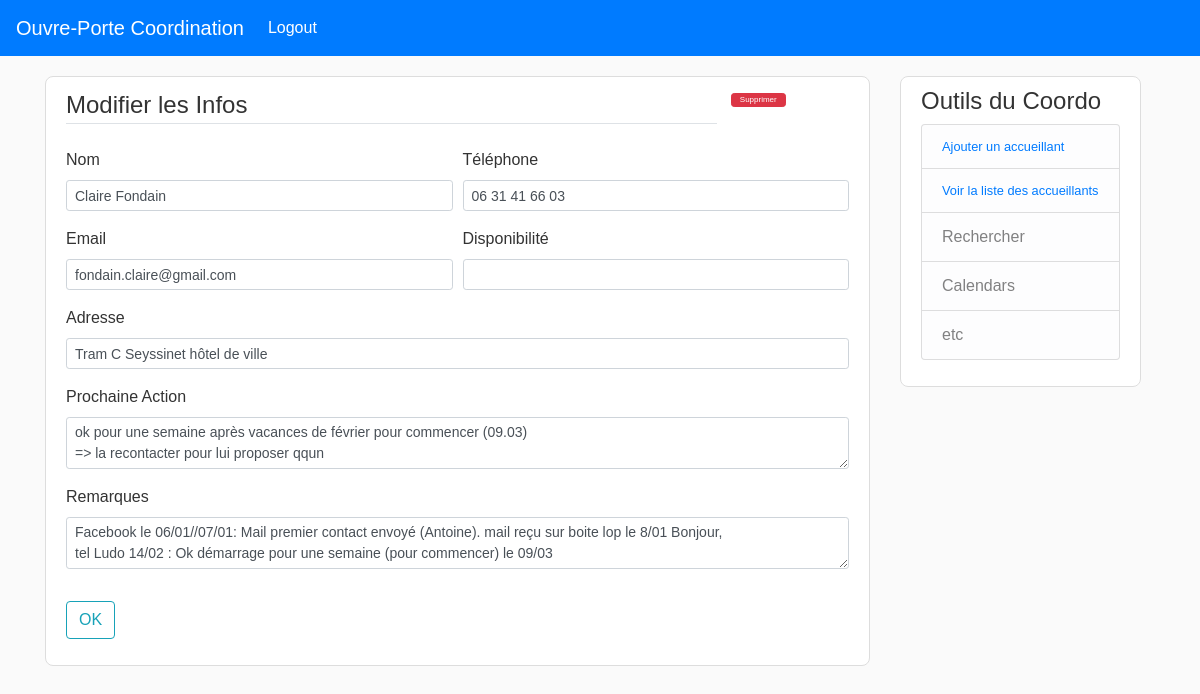
/accueillant/1 (signed in), run on an earlier commit of the app's database.
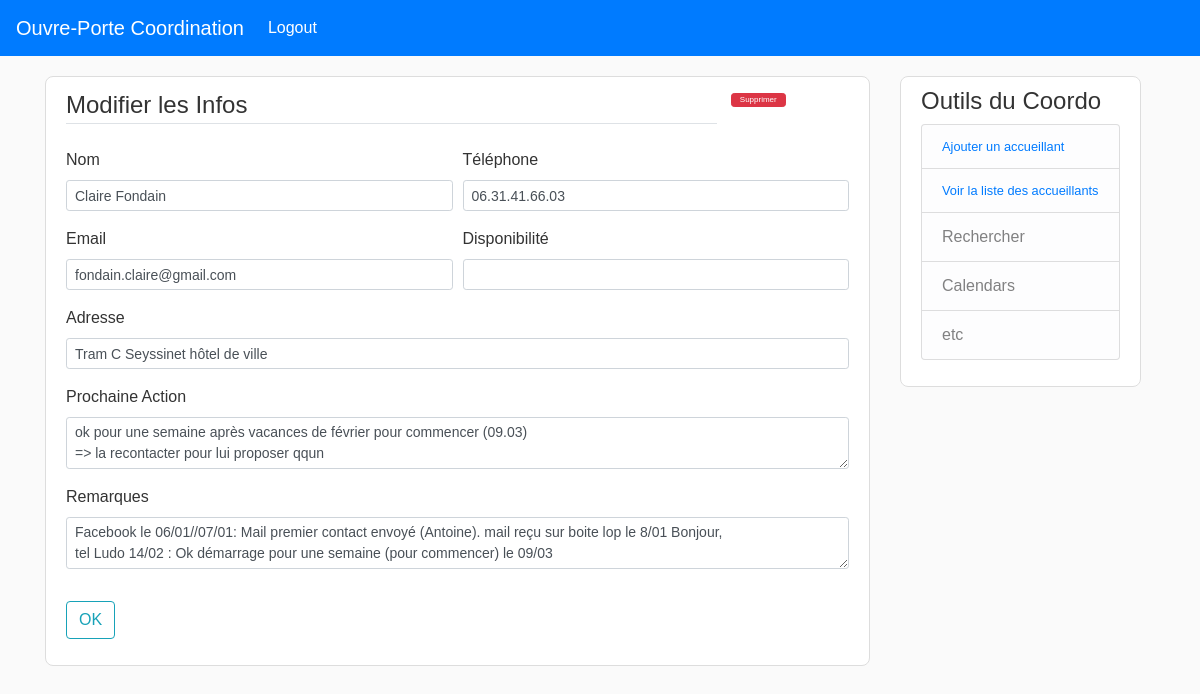
And on a later commit of the database.
### flask_app/models.py (models this page shows, shortened)
class Accueillant(db.Model):
    id = db.Column(db.Integer, primary_key=True)
    disponibilite = db.Column(db.String(120), unique=False, nullable=True)
    nom = db.Column(db.String(120), unique=True, nullable=False)
    tel = db.Column(db.String(120), unique=False, nullable=True)
    adresse = db.Column(db.String(120), unique=False, nullable=True)
    email = db.Column(db.String(120), unique=False, nullable=True)
    next_action = db.Column(db.Text, unique=False, nullable=True)
    remarques = db.Column(db.Text, unique=False, nullable=True)

### flask_app/routes.py (the view)
@app.route('/accueillant/<int:acc_id>', methods=['GET', 'POST'])
@login_required
def update_accueillant(acc_id):
    acc = Accueillant.query.get_or_404(acc_id)
    form = AccueillantInfoForm()
    if form.validate_on_submit():
        acc.nom = form.nom.data
        acc.tel = form.tel.data
        acc.adresse = form.adresse.data
        acc.email = form.email.data
        acc.next_action = form.next_action.data
        acc.remarques = form.remarques.data
        db.session.commit()
        return redirect(url_for('liste_accueillants'))
    elif request.method == 'GET':
        form.nom.data = acc.nom
        form.tel.data = acc.tel
        form.adresse.data = acc.adresse
        form.email.data = acc.email
        form.next_action.data = acc.next_action
        form.remarques.data = acc.remarques
    return render_template('accueillant_infos.html',
                           title='create_modif_accueillant',
                           legend='Modifier les Infos',
                           form=form,
                           accueillant=acc)

### flask_app/forms.py
class AccueillantInfoForm(FlaskForm):
    disponibilite = StringField('Disponibilité')
    nom = StringField('Nom', validators=[DataRequired()])
    tel = StringField('Téléphone')
    adresse = StringField('Adresse')
    email = StringField('Email')
    next_action = TextAreaField('Prochaine Action')
    remarques = TextAreaField('Remarques')
    submit = SubmitField("OK")

### flask_app/models.py (called while the page is built)
@login_manager.user_loader
def load_coordinateur(coordo_id):
    return Coordinateur.query.get(int(coordo_id))

### flask_app/templates/accueillant_infos.html (shortened to what this page needs)
{% extends "layout.html" %}
{% block content %}
<div class="content-section">
    <form method="POST" action="">
        <fieldset class="form-group">
            <div class="form-row">
                <div class="col-10">
                    <legend class="border-bottom mb-4"> {{ legend }}</legend>
                </div>
                {% if accueillant %}
                <div class="col-2">
                    <button type="button" class="btn btn-danger btn-sm m-1 py-0" style="font-size: 0.5em;"
                        data-toggle="modal" data-target="#deleteModal">
                        Supprimer
                    </button>
                </div>
                {% endif %}
            </div>
            <div class="form-row">
                <div class="form-group col-md-6">
                    {{ form.nom.label(class="form-control-label") }}
                    {% if form.nom.errors %}
                    {{ form.nom(class="form-control form-control-sm is-invalid") }}
                    <div class="invalid-feedback">
                        {% for error in form.nom.errors %}
                        <span>{{ error }}</span>
                        {% endfor%}
                    </div>
                    {% else %}
                    {{ form.nom(class="form-control form-control-sm") }}
                    {% endif %}
                </div>
                <div class="form-group col-md-6">
                    {{ form.tel.label(class="form-control-label") }}
                    {% if form.tel.errors %}
                    {{ form.tel(class="form-control form-control-sm is-invalid") }}
                    <div class="invalid-feedback">
                        {% for error in form.tel.errors %}
                        <span>{{ error }}</span>
                        {% endfor%}
                    </div>
                    {% else %}
                    {{ form.tel(class="form-control form-control-sm") }}
                    {% endif %}
                </div>
            </div>
            <div class="form-row">
                <div class="form-group col-md-6">
                    {{ form.email.label(class="form-control-label") }}
                    {% if form.email.errors %}
                    {{ form.email(class="form-control form-control-sm is-invalid") }}
                    <div class="invalid-feedback">
                        {% for error in form.email.errors %}
                        <span>{{ error }}</span>
                        {% endfor%}
                    </div>
                    {% else %}
                    {{ form.email(class="form-control form-control-sm") }}
                    {% endif %}
                </div>
                <div class="form-group col-md-6">
                    {{ form.disponibilite.label(class="form-control-label") }}
                    {% if form.disponibilite.errors %}
                    {{ form.disponibilite(class="form-control form-control-sm is-invalid") }}
                    <div class="invalid-feedback">
                        {% for error in form.disponibilite.errors %}
                        <span>{{ error }}</span>
                        {% endfor%}
                    </div>
                    {% else %}
                    {{ form.disponibilite(class="form-control form-control-sm") }}
                    {% endif %}
                </div>
            </div>
            <div class="form-group">
                {{ form.adresse.label(class="form-control-label") }}
                {% if form.adresse.errors %}
                {{ form.adresse(class="form-control form-control-sm is-invalid") }}
                <div class="invalid-feedback">
                    {% for error in form.adresse.errors %}
                    <span>{{ error }}</span>
                    {% endfor%}
                </div>
                {% else %}
                {{ form.adresse(class="form-control form-control-sm") }}
                {% endif %}
            </div>
            <div class="form-group">
                {{ form.next_action.label(class="form-control-label") }}
                {% if form.next_action.errors %}
                {{ form.next_action(class="form-control form-control-sm is-invalid") }}
                <div class="invalid-feedback">
                    {% for error in form.next_action.errors %}
                    <span>{{ error }}</span>
                    {% endfor%}
                </div>
                {% else %}
                {{ form.next_action(class="form-control form-control-sm") }}
                {% endif %}
            </div>
            <div class="form-group">
                {{ form.remarques.label(class="form-control-label") }}
                {% if form.remarques.errors %}
                {{ form.remarques(class="form-control form-control-sm is-invalid") }}
                <div class="invalid-feedback">
                    {% for error in form.remarques.errors %}
                    <span>{{ error }}</span>
                    {% endfor%}
                </div>
                {% else %}
                {{ form.remarques(class="form-control form-control-sm") }}
                {% endif %}
            </div>
        </fieldset>
        <div class="form-group">
            {{ form.submit(class="btn btn-outline-info")}}
        </div>
    </form>
</div>
{% endblock content %}

### flask_app/templates/layout.html (shortened to what this page needs)
<!DOCTYPE html>
<html lang="en">
<head>
  <link rel="stylesheet" href="https://stackpath.bootstrapcdn.com/bootstrap/4.4.1/css/bootstrap.min.css"
>
  <link rel="stylesheet" type="text/css" href="{{ url_for('static', filename='main.css')}}">
</head>
<body>
  <nav class="navbar navbar-expand-lg navbar-dark bg-primary">
    <a class="navbar-brand" href="{{ url_for('index') }}">Ouvre-Porte Coordination</a>
    <div class="collapse navbar-collapse" id="navbarNavDropdown">
      <ul class="navbar-nav">
        {% if current_user.is_authenticated %}
        <li class="nav-item active">
          <a class="nav-link" href="{{url_for('logout')}}">Logout <span class="sr-only">(current)</span></a>
        </li>
        {% endif %}
      </ul>
    </div>
  </nav>
  <main role="main" class="container">
    <div class="row">
      <div class="col-md-9">
        {% block content %}{% endblock %}
      </div>
      <div class="col-md-3">
        <div class="outils-coordo content-section">
          <h4>Outils du Coordo</h4>
          <ul class="list-group">
            <li class="nav-item list-group-item list-group-item-light">
              <a class="nav-link small p-0" href="{{url_for('new_accueillant')}}">Ajouter un accueillant
              </a>
            </li>
            <li class="nav-item list-group-item list-group-item-light">
              <a class="nav-link small p-0" href="{{url_for('liste_accueillants')}}">Voir la liste des accueillants </a>
            </li>
            <li class="list-group-item list-group-item-light">Rechercher</li>
            <li class="list-group-item list-group-item-light">Calendars</li>
            <li class="list-group-item list-group-item-light">etc</li>
          </ul>
        </div>
      </div>
    </div>
  </main>
</body>
</html>

### flask_app/static/main.css (style rules this page uses)
body { background: #fafafa; color: #333333; font-family: Verdana, Geneva, sans-serif !important; }
.content-section { background: #ffffff; border-radius: 8px; border: 1px solid #dddddd; padding: 10px 20px; margin-bottom: 20px; margin-top: 20px; }
.outils-coordo { position: fixed; }

What changed in the data, as far as the page shows it:
changed Accueillant "Claire Fondain": tel "06 31 41 66 03" → "06.31.41.66.03"
